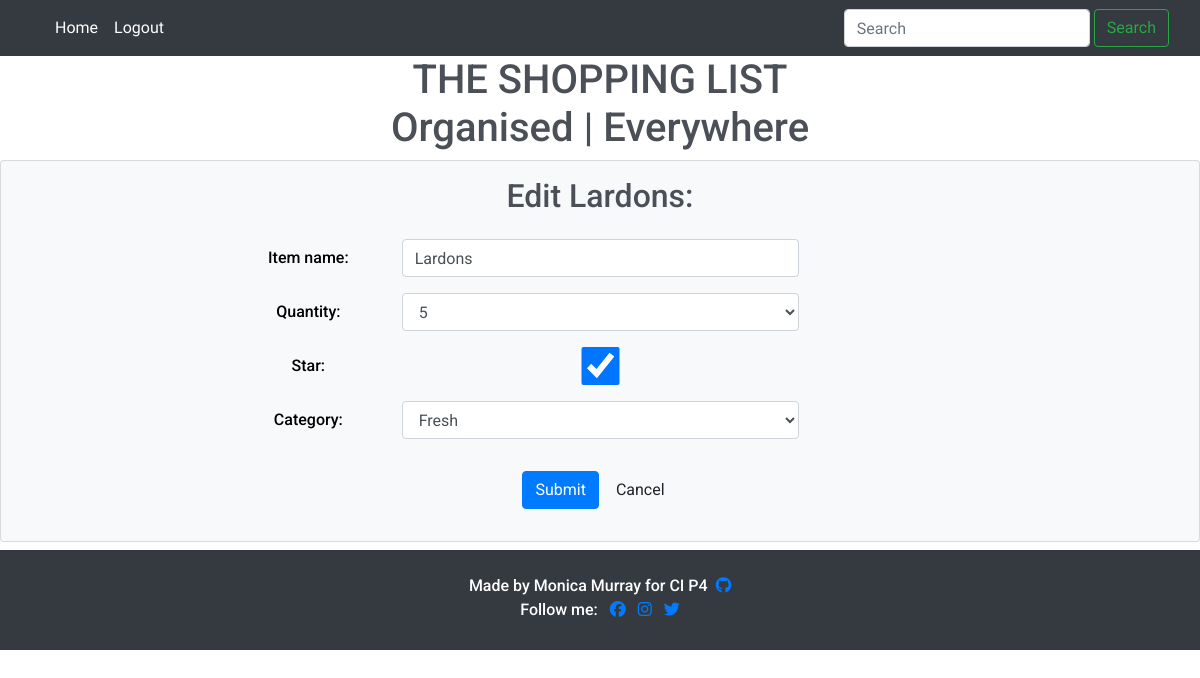
The app's page /edit/74/ (signed in) with its own data.
### list/models.py (models this page shows)
class Entry(models.Model):
    item_name = models.CharField(
        max_length=60, null=False, blank=False, unique=True)
    quantity = models.IntegerField(
        choices=QUANTITY_CHOICES, default='1')
    star = models.BooleanField(default=False)
    user = models.ForeignKey(User, on_delete=models.CASCADE)
    category = models.CharField(
        max_length=20, choices=CATEGORY_CHOICES, default='Fresh')
    added_on = models.DateTimeField(auto_now_add=True)
    check_item_as_done = models.BooleanField(default=False)
    class Meta:
        ordering = ['-added_on', '-star',]
    def __str__(self):
        return self.item_name

### list/views.py (the view, shortened to what this page needs)
# urls.py: path('edit/<int:pk>/', views.EditView.as_view(), name='edit'),
class EditView(UserPassesTestMixin, UpdateView):
    model = Entry
    template_name = 'edit_entry.html'
    form_class = AddForm
    pk_url_kwarg = 'pk'
    success_url = reverse_lazy('home')
    def test_func(self):
        return self.request.user == self.get_object().user

### list/forms.py
class AddForm(forms.ModelForm):
    class Meta:
        model = Entry
        fields = ('item_name', 'quantity', 'star', 'category',)

### templates/edit_entry.html (shortened to what this page needs)
{% extends 'base.html' %}
{% load widget_tweaks %}
{% block content %}
<div class="row justify-content-center">
    <h2 class="text-capitalize mt-3">Edit {{entry}}:</h2>
</div>
<div class="container pt-3">
    <form method="post">
        {% for field in form.visible_fields %}
            <div class="form-group row offset-md-2">
            <label for="{{field.id_for_label}}" class="col-sm-2 col-form-label">{{ field.label }}:</label>
            <div class="col-sm-8">
            {{ field|add_class:'form-control col-sm-8 text-capitalize'}}
            </div>
            </div>
        {% endfor %}
        <div class="form-group pt-3">
        <button type="submit" class="btn btn-primary mb-3">Submit</button>
        <a href="{% url 'home' %}" class="btn btn-default mb-3">Cancel</a>
        </div>
    </form>
</div>
{% endblock %}

### static/css/style.css (style rules this page uses)
html, body { height: 100%; }
body { background-color: #fff; font-family: 'Nanum Myeongjo', 'Roboto', sans-serif; color: #fff; text-align: center; font-weight: 300; display: flex; flex-direction: column; padding-bottom: 150px; }
h1, h2, h3, h4, h5, h6, p { font-family: 'Roboto', sans-serif; color: #4b4f58; font-weight: 500; }
.form-group { font-family: 'Roboto', sans-serif; color: black; font-weight: 500; }

### records on screen
Entry: item_name "Lardons", visible_fields "lardons" "5" "☑" "Fresh"

### other values on screen
{{ field.label }} "Item name" "Quantity" "Star" "Category"
